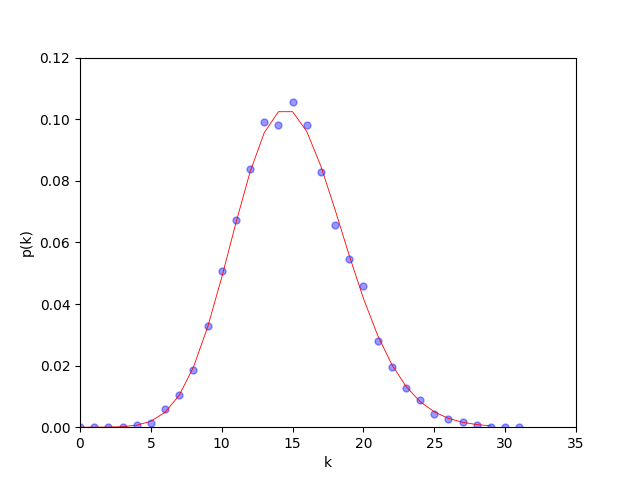

The Python source for this figure:
# @Time    : 2023/4/16 14:41
# @Author  : wang song
# @File    : ER_random_network.py
# @Description : 第一个作业的代码，主要实现思路见同级目录下readme文件。
import networkx as nx
import matplotlib.pyplot as plt
import math


def plot_degree_distribution(n, p):
    """
    根据给出的不同n和p画出不同的度分布图
    :param n:顶点的个数
    :param p:ER随机图的边连接概率
    :return:
    """
    # 生成ER随机图
    ER = nx.erdos_renyi_graph(n, p)

    # 获取节点度分布
    degree_list = nx.degree_histogram(ER)

    # 计算节点度分布的横坐标和纵坐标的值
    x = range(len(degree_list))
    y = [degree_num / float(sum(degree_list)) for degree_num in degree_list]
    k = range(30)
    # 公式3.16
    pk = [(15 ** i) * (math.exp(-15)) / math.factorial(i) for i in k]

    # 画出度分布散点图和曲线图
    plt.plot(k, pk, color='red', linewidth=0.6)
    plt.scatter(x, y, color='blue', alpha=0.4, s=25)

    # x，y轴的标签及范围
    plt.xlabel('k')
    plt.ylabel('p(k)')
    plt.xlim(0, 35)
    plt.ylim(0, 0.12)
    plt.show()


# 可以尝试不同的n p ---> k = n * p
# plot_degree_distribution(1000, 0.015)
plot_degree_distribution(10000, 0.0015)
# plot_degree_distribution(100, 0.15)
